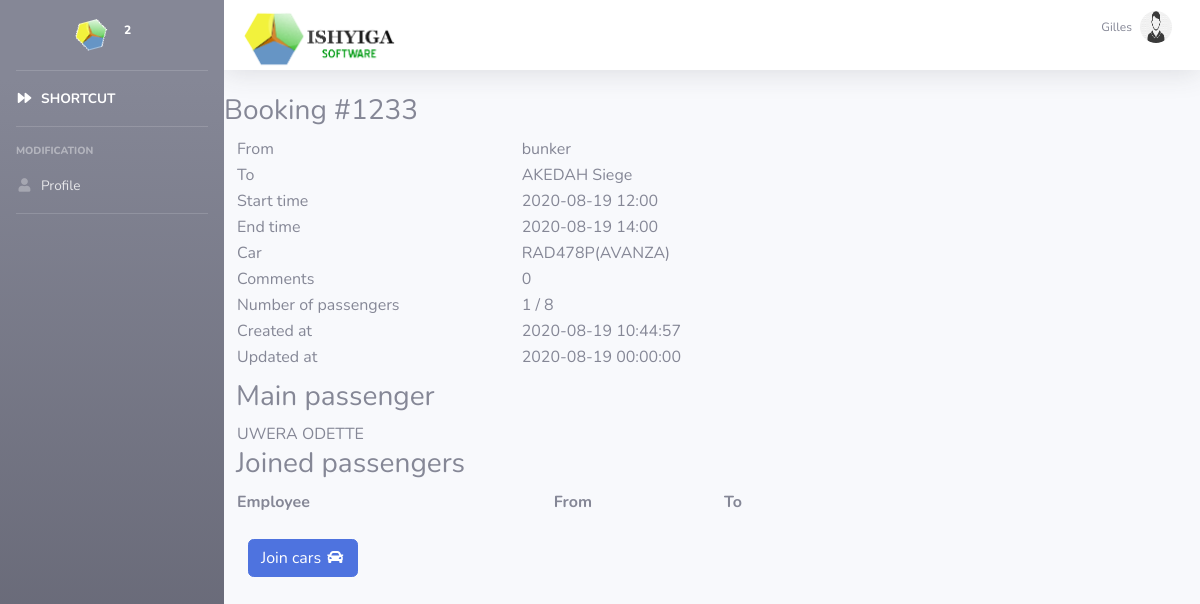
The app's page /booking_view.php?id=1233 (signed in) with its own data.
### tables this page shows
CREATE TABLE `fluid_place` (
  `id` int(11) NOT NULL,
  `id_user` int(100) NOT NULL,
  `name` varchar(255) NOT NULL,
  `id_sector0` int(200) NOT NULL,
  `street` int(11) DEFAULT NULL,
  `house_number` int(11) DEFAULT NULL,
  `aboutcontract` varchar(255) NOT NULL
);

CREATE TABLE `fluid_booking` (
  `id` int(11) NOT NULL,
  `start_time` char(200) NOT NULL,
  `end_time` char(200) NOT NULL,
  `id_user` int(255) NOT NULL,
  `id_place0` int(255) NOT NULL,
  `id_placef` int(255) NOT NULL,
  `status_id` int(255) NOT NULL,
  `departments_id` int(255) NOT NULL,
  `description` text,
  `rank` varchar(255) NOT NULL,
  `created_at` datetime DEFAULT NULL,
  `updated_at` datetime DEFAULT NULL,
  `driver_id` int(20) DEFAULT NULL
);

CREATE TABLE `fluid_car` (
  `id` int(100) NOT NULL,
  `id_subcompany` int(100) DEFAULT NULL,
  `plaque` varchar(100) NOT NULL,
  `marque` varchar(100) NOT NULL,
  `insurance_date` date DEFAULT NULL,
  `control_technique_date` date DEFAULT NULL,
  `standard` text NOT NULL,
  `fuel_consumption` int(11) DEFAULT NULL COMMENT 'km/l',
  `id_driver` int(11) DEFAULT NULL,
  `seats` int(11) DEFAULT NULL
);

CREATE TABLE `fluid_user` (
  `id` int(11) NOT NULL,
  `id_subcompany` int(11) NOT NULL,
  `username` varchar(255) NOT NULL,
  `full_name` varchar(255) NOT NULL,
  `phone_number` varchar(20) NOT NULL,
  `auth_key` varchar(32) DEFAULT '10',
  `password` varchar(255) NOT NULL,
  `passreset` varchar(255) NOT NULL,
  `email` varchar(255) NOT NULL,
  `role` int(11) NOT NULL DEFAULT '10',
  `last_login` datetime DEFAULT NULL,
  `live` int(250) DEFAULT '0',
  `status` varchar(250) DEFAULT 'lebour',
  `vercod` varchar(250) NOT NULL,
  `verfied` int(50) DEFAULT '0'
);

### booking_view.php (the view, shortened to what this page needs)
<?php
include 'include/header.php' ; ?>
<?php include('connexion.php');
?>
</head>
<body id="page-top"  >
<div id="wrapper">
<?php include 'include/navbar.php'; ?>
<div id='content-wrapper' class="d-flex flex-column">
    <?php
    require_once('include/topbon.php');
    ?>
    <div id="page-inner">
        <div class="row">
            <div class="col-md-12">
                <h3>Booking #<?= $_GET['id'] ?></h3>
            </div>
        </div>
        <?php
            $id = $_GET['id'];
            $STRsql = "SELECT fluid_car.seats,fluid_car.plaque,start_time,end_time,username,full_name,description,created_at,updated_at,a.name AS 'departure',b.name AS 'destination' ,rank FROM `fluid_booking`
             inner join fluid_user on fluid_user.id=fluid_booking.id_user
              JOIN fluid_place AS a ON fluid_booking.id_place0=a.id
              JOIN fluid_place AS b ON fluid_booking.id_placef=b.id
             inner join fluid_driver_logs on fluid_driver_logs.driver_id = fluid_booking.driver_id
             inner join fluid_car on fluid_driver_logs.car_id=fluid_car.id
               WHERE fluid_booking.id=" . $id ." and fluid_car.id_subcompany = ".$id_subcompany;
            $res = mysqli_query($connection, $STRsql);
            if (mysqli_num_rows($res) != '' || mysqli_num_rows($res) > 0) {
                $row = mysqli_fetch_array($res);
            }
            $seats=$row['seats'];
        ?>
        <?php
        $booking_id=intval($_GET['id']);
        $sql = "SELECT username,full_name,description,a.name AS 'departure',b.name AS 'destination' FROM `fluid_booking_row` inner join fluid_user on fluid_user.id=fluid_booking_row.id_user JOIN fluid_place AS a ON fluid_booking_row.id_place0=a.id JOIN fluid_place AS b ON fluid_booking_row.id_placef=b.id  WHERE fluid_booking_row.id_booking=" . $booking_id;
        $res1 = mysqli_query($connection, $sql);
        $joints=mysqli_num_rows ( $res1);
        ?>
        <div class="col-lg-8 col-md-8 col-sm-8 col-xs-12">
            <div class="">
                <table style="width:90%">
                    <tr>
                        <td>From</td>
                        <td><?= $row['departure'] ?></td>
                    </tr>
                    <tr>
                        <td>To</td>
                        <td><?= $row['destination'] ?></td>
                    </tr>
                    <tr>
                        <td>Start time</td>
                        <td><?= $row['start_time'] ?></td>
                    </tr>
                    <tr>
                        <td>End time</td>
                        <td><?= $row['end_time'] ?></td>
                    </tr>
                    <tr>
                        <td>Car</td>
                        <td><?= $row['plaque'] ?></td>
                    </tr>
                    <tr>
                        <td>Comments</td>
                        <td><?= $row['description'] ?></td>
                    </tr>
                    <tr>
                        <td>Number of passengers</td>
                        <td><?=$joints+1?> / <?= $row['seats'] ?></td>
                    </tr>
                    <tr>
                        <td>Created at</td>
                        <td><?=$row['created_at']?></td>
                    </tr>
                    <tr>
                        <td>Updated at</td>
                        <td><?=$row['updated_at']?$row['updated_at']:'Never updated'?></td>
                    </tr>
                    <tr>
                        <td><h1></h1></td>
                    </tr>
                </table>
            </div>
        </div>
        <div class="col-lg-12 col-md-12 col-sm-12 col-xs-12">
            <div class="">
                <h3>Main passenger</h3>
                <table style="width:100%">
                    <tr>
                        <td><?= $row['full_name'] ?></td>
                    </tr>
                </table>
                <h3>Joined passengers</h3>
                <table style="width:60%">
                    <th>Employee</th>
                    <th>From</th>
                    <th>To</th>
                </table>
                <?php if(($joints+1)<$seats):?>
                    <button type="button" class="btn btn-default btn-number" data-type="plus" data-target="#addModal"
                            data-toggle="modal">
                    </button>
                <?php endif?>
            </div>
        </div>
        <span class="collapsed btn btn-primary ml-4"  data-toggle="collapse" data-target="#joinform" aria-expanded="true" aria-controls="joinform">
            <span>Join cars <i class="fas fa-fw fa-car"></i></span>
          </span>
         </div>
    </div>
</div>
   <?php include 'include/footerui.php' ?>

### records on screen
fluid_place: name "bunker"
fluid_place: name "AKEDAH Siege"
fluid_booking: start_time "2020-08-19 12:00", end_time "2020-08-19 14:00", description "0", created_at "2020-08-19 10:44:57", updated_at "2020-08-19 00:00:00"
fluid_car: plaque "RAD478P(AVANZA)", seats "8"
fluid_user: full_name "UWERA ODETTE"

### other values on screen
$_SESSION['username'] "Gilles"
$_GET['id'] "1233"
$joints+1 "1"
